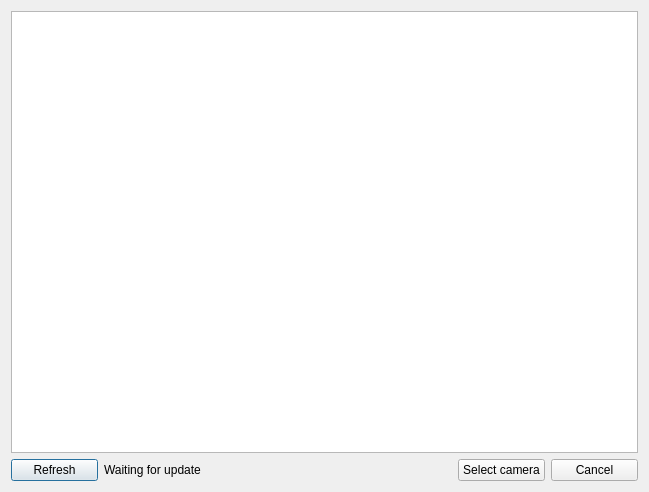
<?xml version="1.0" encoding="UTF-8"?>
<ui version="4.0">
 <class>BaslerCamSelectDialog</class>
 <widget class="QDialog" name="BaslerCamSelectDialog">
  <property name="geometry">
   <rect>
    <x>0</x>
    <y>0</y>
    <width>649</width>
    <height>492</height>
   </rect>
  </property>
  <property name="windowTitle">
   <string>Dialog</string>
  </property>
  <layout class="QVBoxLayout" name="verticalLayout_2" stretch="1,0">
   <item>
    <layout class="QVBoxLayout" name="verticalLayout">
     <item>
      <widget class="QTableWidget" name="tablewg_camera_list"/>
     </item>
    </layout>
   </item>
   <item>
    <layout class="QHBoxLayout" name="horizontalLayout" stretch="1,2,2,1,1">
     <item>
      <widget class="QPushButton" name="btn_refresh">
       <property name="text">
        <string>Refresh</string>
       </property>
      </widget>
     </item>
     <item>
      <widget class="QLabel" name="label_status">
       <property name="text">
        <string>Waiting for update</string>
       </property>
      </widget>
     </item>
     <item>
      <spacer name="horizontalSpacer">
       <property name="orientation">
        <enum>Qt::Orientation::Horizontal</enum>
       </property>
       <property name="sizeHint" stdset="0">
        <size>
         <width>40</width>
         <height>20</height>
        </size>
       </property>
      </spacer>
     </item>
     <item>
      <widget class="QPushButton" name="btn_select_confirm">
       <property name="text">
        <string>Select camera</string>
       </property>
      </widget>
     </item>
     <item>
      <widget class="QPushButton" name="btn_cancel">
       <property name="text">
        <string>Cancel</string>
       </property>
      </widget>
     </item>
    </layout>
   </item>
  </layout>
 </widget>
 <resources/>
 <connections/>
</ui>
